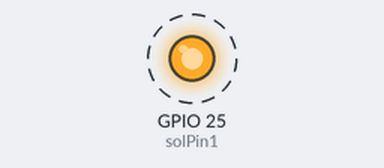
This sketch was run on a simulated ESP32. On the bench: output pins drawn as LEDs (lit = HIGH). Dashed ring = blinking.

Above: at 0.5 s.
Timing chart, 0 to 4.6 s (numbered marks = the images above):
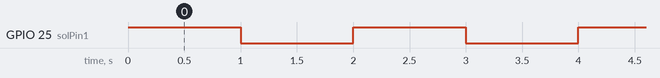

Measured:
- by itself, GPIO 25 (solPin1): alternates HIGH for 1.0 s and LOW for 1.0 s

The sketch:

solenoidLoopTest.ino
```cpp
int solPin1 = 25;
int solPin2 = 26; //output on board for Solenoid valve
int solPin3 = 27;
void setup() {
  // put your setup code here, to run once:
  pinMode(solPin1, OUTPUT);

}

void loop() {
  // put your main code here, to run repeatedly:
  digitalWrite(solPin1, HIGH);
  delay(1000);
  digitalWrite(solPin1, LOW);
  delay(1000);

}
```
